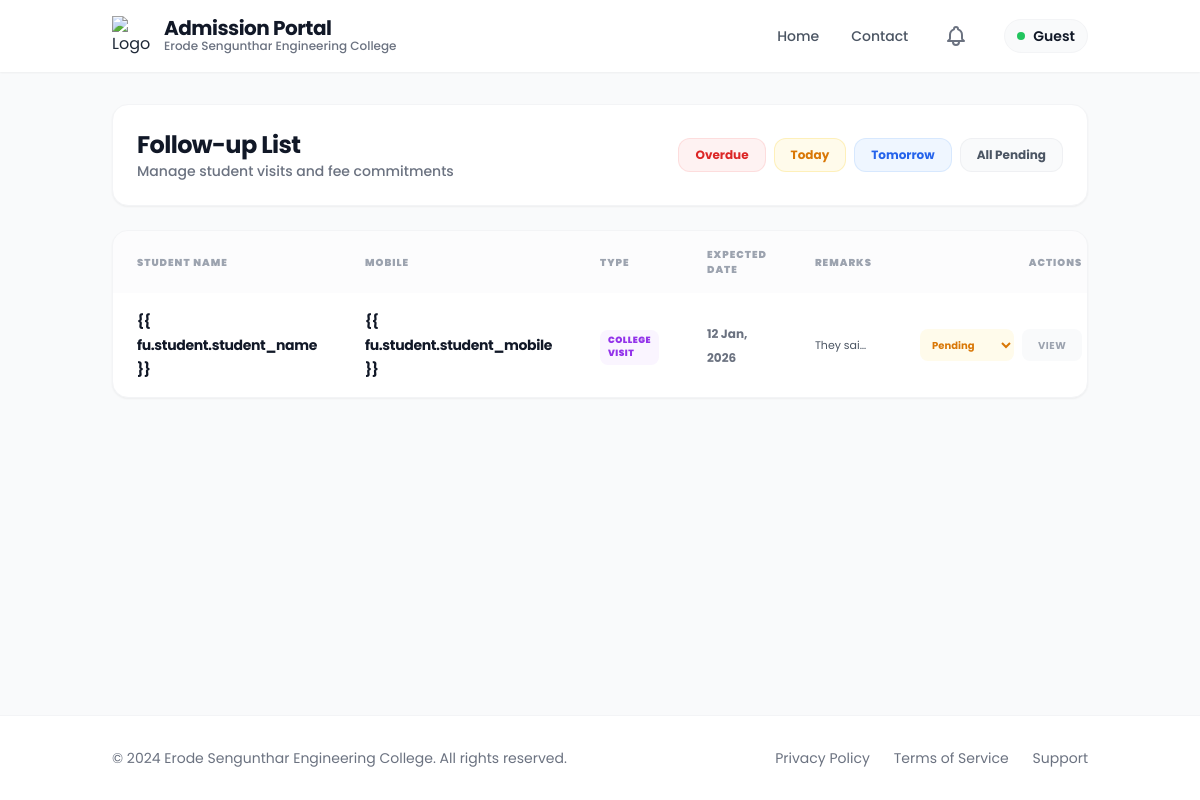
Page /followups/ on the earlier database version.
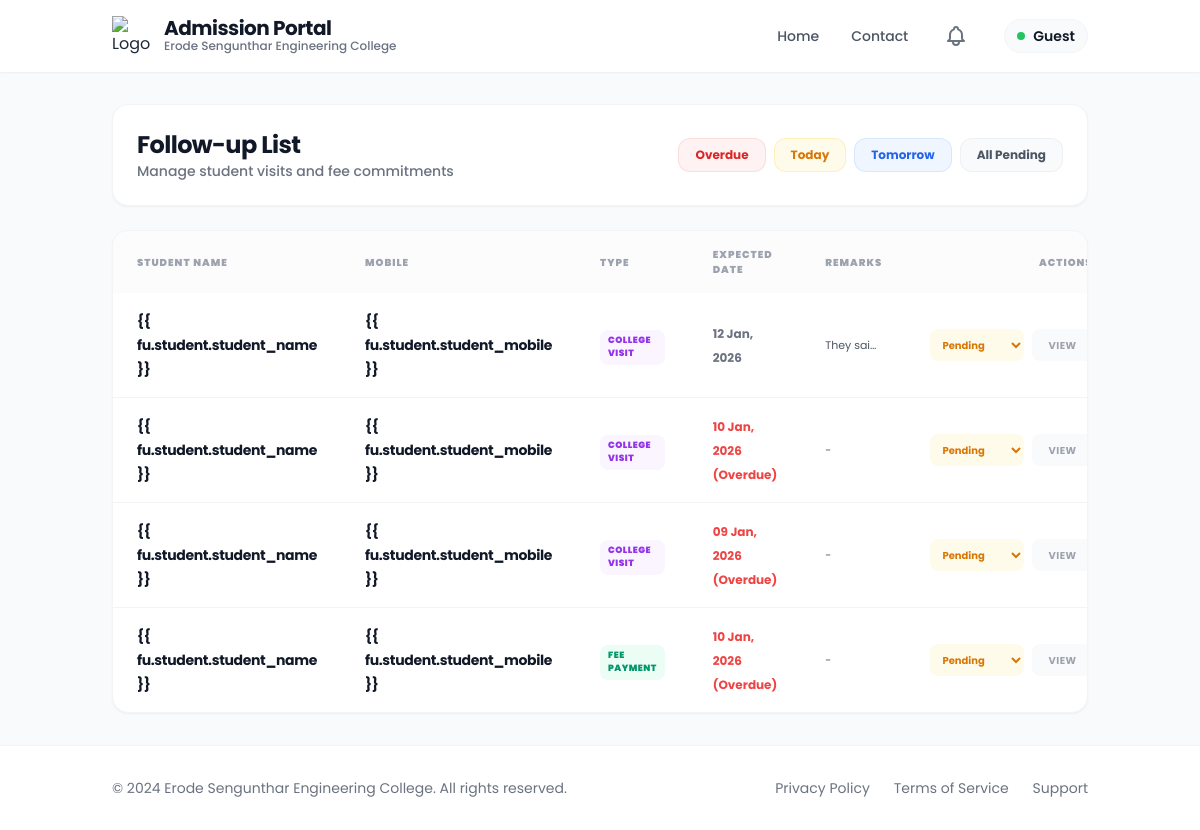
Same page on the later database version.
### app/models.py (models this page shows, shortened)
class FollowUp(models.Model):
    FOLLOWUP_TYPES = (
        ('visit', 'College Visit'),
        ('fee', 'Fee Payment'),
    )
    student = models.ForeignKey(
        'Admission',
        on_delete=models.CASCADE,
        related_name='followups'
    )
    followup_type = models.CharField(max_length=10, choices=FOLLOWUP_TYPES)
    expected_date = models.DateField()
    remarks = models.TextField(blank=True)
    completed = models.BooleanField(default=False)
    created_by = models.ForeignKey(
        User,
        on_delete=models.SET_NULL,
        null=True
    )
    created_at = models.DateTimeField(auto_now_add=True)
    def is_overdue(self):
        return not self.completed and self.expected_date < datetime.now().date()

### app/followup.py (the view)
# urls.py: path('followups/', followup.followup_list, name='followup_list'),
def followup_list(request):
    today = timezone.now().date()
    filter_type = request.GET.get('filter')
    qs = FollowUp.objects.filter(completed=False)
    if filter_type == 'today':
        qs = qs.filter(expected_date=today)
    elif filter_type == 'tomorrow':
        qs = qs.filter(expected_date=today + timedelta(days=1))
    elif filter_type == 'yesterday':
        qs = qs.filter(expected_date=today - timedelta(days=1))
    elif filter_type == 'overdue':
        qs = qs.filter(expected_date__lt=today)
    return render(request, 'followup/followup_list.html', {
        'followups': qs
    })

### templates/followup/followup_list.html (shortened to what the changed rows need)
{% extends 'followup/new_base.html' %}
{% load static %}
{% block content %}
<div class="lg:col-span-12 space-y-6">
    <div class="bg-white rounded-2xl shadow-sm border border-gray-100 p-6 flex justify-between items-center">
        <div>
            <h1 class="text-2xl font-bold text-gray-900 tracking-tight">Follow-up List</h1>
        </div>
    </div>
    <div class="bg-white rounded-2xl shadow-sm border border-gray-100 overflow-hidden">
        <div class="overflow-x-auto">
            <table class="w-full text-left">
                <thead class="bg-gray-50/50">
                    <tr>
                        <th class="px-6 py-4 text-[10px] font-black text-gray-400 uppercase tracking-widest">Student
                            Name</th>
                        <th class="px-6 py-4 text-[10px] font-black text-gray-400 uppercase tracking-widest"> Mobile
                        </th>
                        <th class="px-6 py-4 text-[10px] font-black text-gray-400 uppercase tracking-widest">Type</th>
                        <th class="px-6 py-4 text-[10px] font-black text-gray-400 uppercase tracking-widest">Expected
                            Date</th>
                        <th class="px-6 py-4 text-[10px] font-black text-gray-400 uppercase tracking-widest">Remarks
                        </th>
                        <th class="px-6 py-4 text-[10px] font-black text-gray-400 uppercase tracking-widest text-right">
                            Actions</th>
                    </tr>
                </thead>
                <tbody class="divide-y divide-gray-100">
                    {% for fu in followups %}
                    <tr class="hover:bg-gray-50/50 transition-all group">
                        <td class="px-6 py-4">
                            <span class="text-sm font-bold text-gray-900 tracking-tight">{{ fu.student.student_name
                                }}</span>
                        </td>
                        <td class="px-6 py-4">
                            <span class="text-sm font-bold text-gray-900 tracking-tight">{{ fu.student.student_mobile
                                }}</span>
                        </td>
                        <td class="px-6 py-4">
                            <span
                                class="inline-flex px-2 py-1 rounded-lg text-[9px] font-black uppercase tracking-wider
                                {% if fu.followup_type == 'visit' %}bg-purple-50 text-purple-600{% else %}bg-emerald-50 text-emerald-600{% endif %}">
                                {{ fu.get_followup_type_display }}
                            </span>
                        </td>
                        <td class="px-6 py-4">
                            <span
                                class="text-xs font-bold {% if fu.is_overdue %}text-red-500 font-black{% else %}text-gray-500{% endif %}">
                                {{ fu.expected_date|date:"d M, Y" }}
                                {% if fu.is_overdue %}(Overdue){% endif %}
                            </span>
                        </td>
                        <td class="px-6 py-4">
                            <p class="text-[11px] text-gray-600 line-clamp-1 max-w-xs">{{ fu.remarks|default:"-" }}</p>
                        </td>
                        <td class="px-6 py-4 text-right">
                            <div class="flex justify-end gap-2">
                                <select onchange="if(this.value==='Completed') completeFollowUp({{ fu.id }})"
                                    class="text-[10px] bg-amber-50 border-none rounded-lg px-2 py-1 font-bold text-amber-600 focus:ring-0 cursor-pointer">
                                    <option value="Pending" selected>Pending</option>
                                </select>
                                <a href="{% url 'student_detail' pk=fu.student.id %}"
                                    class="inline-flex h-8 px-4 items-center justify-center rounded-lg bg-gray-50 text-[10px] font-bold text-gray-400 hover:bg-primary hover:text-white transition-all tracking-wider uppercase">View</a>
                            </div>
                        </td>
                    </tr>
                    {% endfor %}
                </tbody>
            </table>
        </div>
    </div>
</div>
<link rel="stylesheet" href="https://cdnjs.cloudflare.com/ajax/libs/font-awesome/6.0.0/css/all.min.css">
{% endblock %}

Differences in the rows shown:
added FollowUp: followup_type "COLLEGE VISIT", expected_date "10 Jan, 2026", completed "(Overdue)", remarks "-", id "Pending"
added FollowUp: followup_type "COLLEGE VISIT", expected_date "09 Jan, 2026", completed "(Overdue)", remarks "-", id "Pending"
added FollowUp: followup_type "FEE PAYMENT", expected_date "10 Jan, 2026", completed "(Overdue)", remarks "-", id "Pending"
